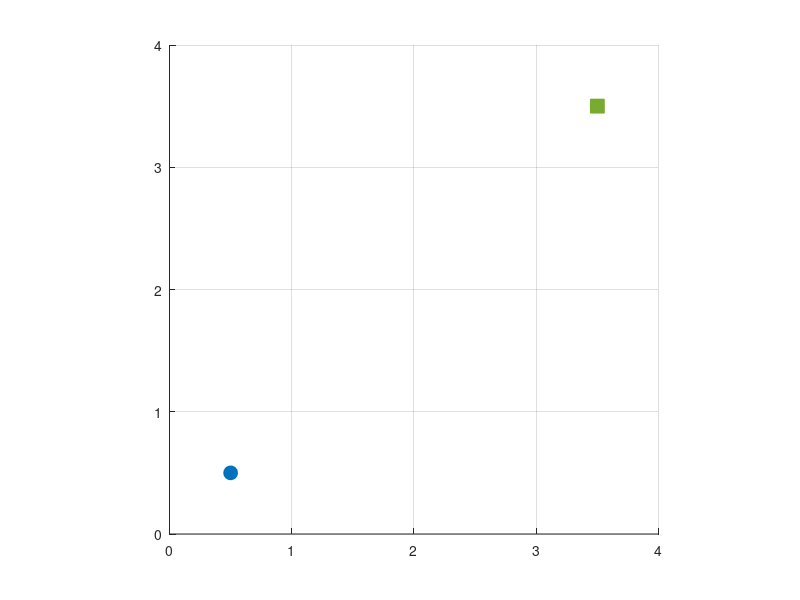

Recreate this plot in MATLAB. (Note: this script raises an error after producing the figure.)
function [start, goal, mapSize, mapMatrix, obstacles] = initMap()
close all
figure;
axis equal
grid on
hold on

xlim([0 4]);
ylim([0 4]);
xticks(0:1:4);
yticks(0:1:4);

mapSize = [4, 4]; % [width, height]
start = [0.5 0.5];
goal = [3.5, 3.5];
obstacles = [];

%  Create map matrix
mapMatrix = zeros(mapSize(1)*100, mapSize(2)*100);
mapMatrix(start(1)*100-10:start(1)*100+10, start(2)*100-10:start(2)*100+10) = 1;
mapMatrix(goal(1)*100-10:goal(1)*100+10, goal(2)*100-10:goal(2)*100+10) = 1;

% Plot start and goal
plot(start(1), start(2), 'o', 'MarkerFaceColor', [0 0.4470 0.7410], ...
                'MarkerSize', 10, 'Color', [0 0.4470 0.7410]);
plot(goal(1), goal(2), 's', 'MarkerFaceColor', [0.4660 0.6740 0.1880], ...
                'MarkerSize', 10, 'Color', [0.4660 0.6740 0.1880]);

% Obstacles
obsDims = [1.1 0.12; 0.3 0.2];
numObs = 5;
obsChoices = [1, 1, 2, 2, 2];
paddingObs = 10;
for i=1:numObs
   obsDim = obsDims(obsChoices(i), :);
   
   % Random position (upper_x, upper_y)
   while 1
       upper_x = randi([5, mapSize(1)*100 - obsDim(1)*100]);
       upper_y = randi([5, mapSize(2)*100 - obsDim(2)*100]);
       lower_x = floor(upper_x+obsDim(1)*100);
       lower_y = floor(upper_y+obsDim(2)*100);
       if max(mapMatrix(upper_y:lower_y, upper_x:lower_x), [], 'all') == 0
           padded_upper_x = max(1, upper_x - paddingObs);
           padded_upper_y = max(1, upper_y - paddingObs);
           padded_lower_x = min(mapSize(1)*100, lower_x + paddingObs);
           padded_lower_y = min(mapSize(2)*100, lower_y + paddingObs);
           mapMatrix(padded_upper_y:padded_lower_y, padded_upper_x:padded_lower_x) = 1;
           rectangle('Position',[upper_x/100 upper_y/100 obsDim(1) obsDim(2)], 'FaceColor',[1 0.9 0]);
           obstacles = [obstacles; upper_x/100 upper_y/100 obsDim(1) obsDim(2)];
           break
       end
   end
end

mapMatrix(start(1)*100-10:start(1)*100+10, start(2)*100-10:start(2)*100+10) = 0;
mapMatrix(goal(1)*100-10:goal(1)*100+10, goal(2)*100-10:goal(2)*100+10) = 0;
end

